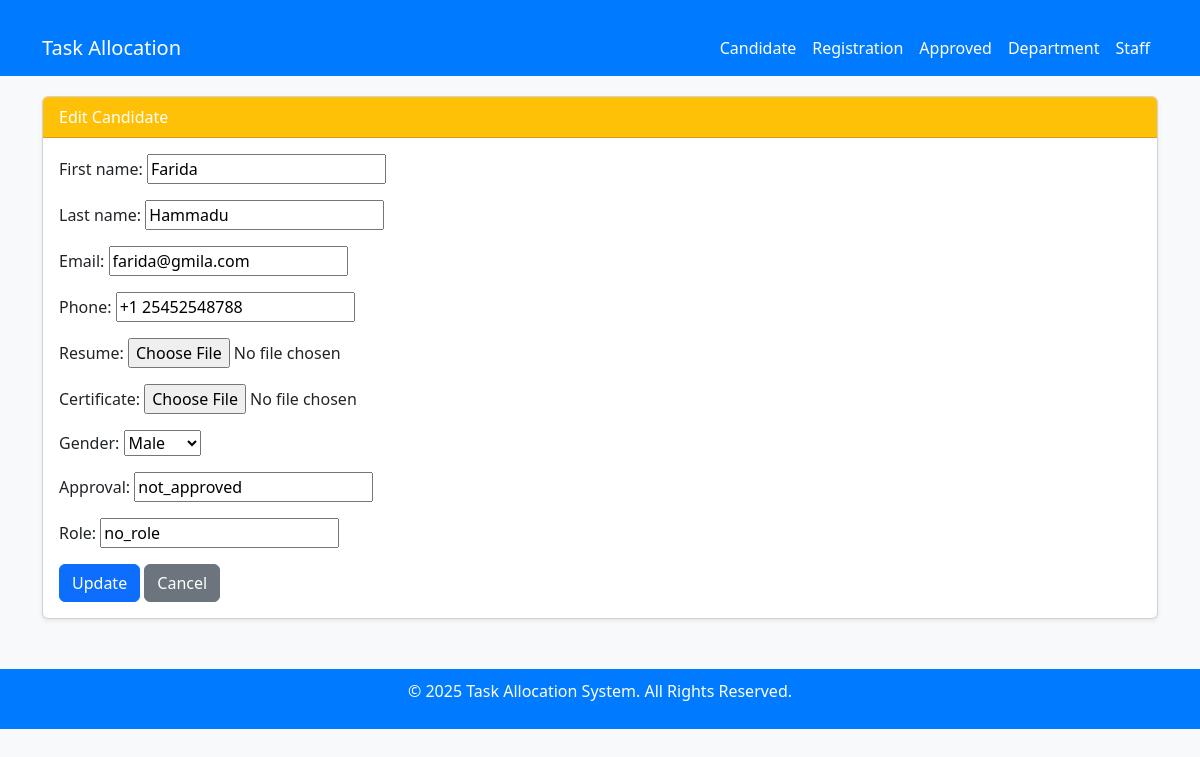
Page /candidates/2/edit/ on the committed database.
### mainApp/models.py (models this page shows, shortened)
class Candidate(models.Model):
    first_name = models.CharField(max_length=100)
    last_name = models.CharField(max_length=100)
    email = models.EmailField(unique=True)
    phone = models.CharField(max_length=20, blank=True, null=True)
    resume = models.FileField(upload_to="resumes/", blank=True, null=True)
    certificate = models.FileField(upload_to="certificates/", blank=True, null=True)
    GENDER_LIST = [
        ("Male" ,"Male"),
        ("Female" , "Female"),
    ]
    gender = models.CharField(max_length=50, choices=GENDER_LIST, default="Male")
    approval = models.CharField(max_length=20, default='not_approved')
    role = models.CharField(max_length=50, default='no_role')
    date_applied = models.DateTimeField(auto_now_add=True)

### mainApp/views.py (the view)
# urls.py: path('candidates/<int:candidate_id>/edit/', views.edit_candidate, name='edit_candidate'),
def edit_candidate(request, candidate_id):
    candidate = get_object_or_404(Candidate, id=candidate_id)
    if request.method == "POST":
        form = CandidateForm(request.POST, instance=candidate)
        if form.is_valid():
            form.save()
            messages.success(request, "Candidate updated successfully!")
            return redirect('candidate_list')
    else:
        form = CandidateForm(instance=candidate)
    return render(request, 'task_allocation/candidates/edit_candidate.html', {'form': form})

### mainApp/forms.py
class CandidateForm(forms.ModelForm):
    class Meta:
        model = Candidate
        fields = '__all__'

### templates/task_allocation/candidates/edit_candidate.html (shortened to what this page needs)
{% extends '../base.html' %}
{% block content %}
<div class="card shadow-sm">
  <div class="card-header bg-warning text-white">Edit Candidate</div>
  <div class="card-body">
    <form method="POST">
      {% csrf_token %} {{ form.as_p }}
      <button type="submit" class="btn btn-primary">Update</button>
      <a href="{% url 'candidate_list' %}" class="btn btn-secondary">Cancel</a>
    </form>
  </div>
</div>
{% endblock %}

### templates/task_allocation/base.html (style rules this page uses)
body { background-color: #f8f9fa; }

### rows in the picture
Candidate: first_name "Farida", last_name "Hammadu", email "farida@gmila.com", phone "+1 25452548788", gender "Male", approval "not_approved", role "no_role"
